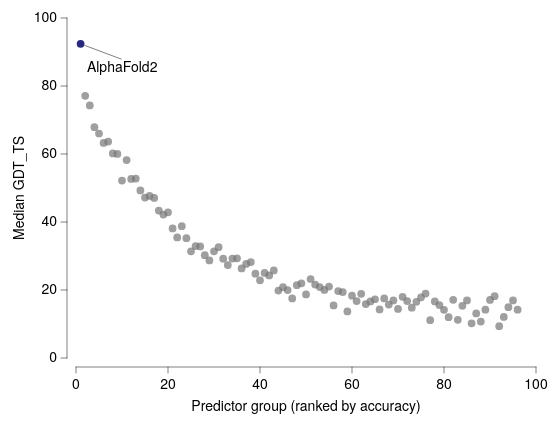

Specify this chart in Vega-Lite:
### Vega-Lite specification from a JSON file in a GitHub repository (floating-point values rounded to 4 significant figures)
{"background": null, "config": {"arc": {"fill": "#DBDBDB", "fillOpacity": 1.0, "innerRadius": 42.5, "padAngle": 0.03, "stroke": "black", "strokeOpacity": 1, "strokeWidth": 0.25}, "area": {"fill": "#DBDBDB", "fillOpacity": 1.0, "stroke": "black", "strokeOpacity": 1, "strokeWidth": 0.25}, "axis": {"domain": true, "domainCap": "round", "domainColor": "black", "domainWidth": 0.25, "grid": false, "gridCap": "round", "gridColor": "#F1F1F1", "gridDash": [0, 0], "gridOpacity": 1.0, "gridWidth": 0.25, "labelColor": "black", "labelFont": "Helvetica Neue, HelveticaNeue, Helvetica, Arial, sans-serif", "labelFontSize": 7, "labelFontStyle": "normal", "labelFontWeight": 400, "offset": 4.5, "ticks": true, "tickCap": "round", "tickColor": "black", "tickRound": false, "tickSize": 3, "tickWidth": 0.25, "titleColor": "black", "titleFont": "Helvetica Neue, HelveticaNeue, Helvetica, Arial, sans-serif", "titleFontSize": 7, "titleFontStyle": "normal", "titleFontWeight": 400}, "axisX": {"domain": true, "labelAlign": "center", "labelAngle": 0, "labels": true, "ticks": true, "translate": 0}, "axisY": {"domain": true, "labelAlign": "right", "labelAngle": 0, "labels": true, "ticks": true, "translate": 0}, "axisRight": {"domain": true, "labelAlign": "left", "labelAngle": 0, "labels": true, "ticks": true, "translate": 0}, "axisTop": {"domain": true, "labelAlign": "center", "labelAngle": 0, "labels": true, "ticks": true, "translate": 0}, "axisBand": {"tickOffset": 0}, "bar": {"fill": "#DBDBDB", "fillOpacity": 1.0, "stroke": "black", "strokeOpacity": 1, "strokeWidth": 0.25}, "boxplot": {"size": 15.3, "ticks": {"cornerRadius": 0.25, "fill": "black", "opacity": 1, "size": 7.65, "thickness": 0.25}, "box": {"fillOpacity": 1.0, "stroke": "black", "strokeOpacity": 1, "strokeWidth": 0.25}, "median": {"cornerRadius": 0, "fill": "black", "fillOpacity": 1.0, "opacity": 1, "size": 15.3, "thickness": 0.25}, "rule": {"fill": "black", "fillOpacity": 1.0, "size": 17.0, "stroke": "black", "strokeDash": [0, 0], "strokeOpacity": 1, "strokeWidth": 0.25}, "outliers": {"color": "black", "fill": "black", "fillOpacity": 1.0, "size": 0, "stroke": "black", "strokeOpacity": 1, "strokeWidth": 0.25}}, "circle": {"fill": "black", "fillOpacity": 1.0, "size": 2.125, "stroke": null, "strokeOpacity": 1, "strokeWidth": 0.25}, "errorband": {"band": {"fillOpacity": 0.6, "stroke": null, "strokeWidth": 0.25, "strokeOpacity": 1}, "borders": {"opacity": 0, "strokeOpacity": 0.25, "strokeWidth": 1}}, "errorbar": {"opacity": 1, "rule": {"strokeDash": [0, 0], "strokeWidth": 0.25}, "ticks": {"color": "black", "cornerRadius": 0.125, "opacity": 1, "size": 10.2, "thickness": 0.25}, "thickness": 0.25}, "font": "Helvetica Neue, HelveticaNeue, Helvetica, Arial, sans-serif", "geoshape": {"fill": "#DBDBDB", "fillOpacity": 1.0, "stroke": "black", "strokeOpacity": 1, "strokeWidth": 0.25}, "header": {"labelColor": "black", "labelFont": "Helvetica Neue, HelveticaNeue, Helvetica, Arial, sans-serif", "labelFontSize": 7, "labelFontStyle": "normal", "labelFontWeight": 400, "titleColor": "black", "titleFont": "Helvetica Neue, HelveticaNeue, Helvetica, Arial, sans-serif", "titleFontSize": 7, "titleFontStyle": "normal", "titleFontWeight": 400, "titlePadding": 0}, "legend": {"disable": false, "offset": 4.5, "titlePadding": 4, "labelOffset": 2, "gradientLabelOffset": 2, "gradientLength": 85.0, "gradientThickness": 8.5, "gradientOpacity": 1.0, "gradientStrokeColor": "black", "gradientStrokeWidth": 0.25, "labelColor": "black", "labelFont": "Helvetica Neue, HelveticaNeue, Helvetica, Arial, sans-serif", "labelFontSize": 7, "labelFontStyle": "normal", "labelFontWeight": 400, "strokeColor": "black", "strokeWidth": 0, "symbolSize": 42, "symbolStrokeColor": "black", "symbolStrokeWidth": 0.25, "titleColor": "black", "titleFont": "Helvetica Neue, HelveticaNeue, Helvetica, Arial, sans-serif", "titleFontSize": 7, "titleFontStyle": "normal", "titleFontWeight": 400}, "line": {"color": "black", "stroke": "black", "strokeCap": "butt", "strokeDash": [0, 0], "strokeOpacity": 1, "strokeWidth": 0.5}, "point": {"filled": true, "fill": "#DBDBDB", "fillOpacity": 1.0, "size": 8.5, "stroke": "black", "strokeOpacity": 1, "strokeWidth": 0.25}, "range": {"category": ["#B2B2B2", "#636363", "#4A7CD3", "#008542", "#382864", "#509F98", "#284F93", "#005226", "#A398D6", "#173633"], "diverging": {"scheme": ["#443E60", "#5F597E", "#7C759B", "#9994B6", "#B7B4CC", "#D6D5DC", "#F6F6F6", "#D1DAD9", "#A4C2BF", "#7AA9A4", "#578E89", "#37736E", "#1B5954"]}, "heatmap": {"scheme": ["#32022B", "#43044D", "#4C196E", "#4D338C", "#484DA6", "#3A68BB", "#1D83CA", "#1D9CCB", "#23B5C9", "#28CDC5", "#4DE0B4", "#91EE9F"]}, "ordinal": {"scheme": ["#F1F1F1", "#DBDBDB", "#C6C6C6", "#B2B2B2", "#9D9D9D", "#898989", "#767676", "#636363", "#515151", "#404040", "#2F2F2F", "#1F1F1F"]}, "ramp": {"scheme": ["#32022B", "#43044D", "#4C196E", "#4D338C", "#484DA6", "#3A68BB", "#1D83CA", "#1D9CCB", "#23B5C9", "#28CDC5", "#4DE0B4", "#91EE9F"]}}, "rule": {"color": "black", "stroke": "black", "strokeCap": "round", "strokeDash": [2, 2], "strokeOpacity": 1, "strokeWidth": 0.25}, "scale": {"bandPaddingInner": 0.1, "bandPaddingOuter": 0.1, "round": false}, "rect": {"fill": "#DBDBDB", "fillOpacity": 1.0, "stroke": "black", "strokeOpacity": 1, "strokeWidth": 0.25}, "square": {"fill": "#DBDBDB", "fillOpacity": 1.0, "size": 17.0, "stroke": "black", "strokeOpacity": 1, "strokeWidth": 0.25}, "text": {"color": "black", "font": "Helvetica Neue, HelveticaNeue, Helvetica, Arial, sans-serif", "fontSize": 7, "fontStyle": "normal", "fontWeight": 400}, "tick": {"color": "black", "cornerRadius": 0.125, "opacity": 1.0, "size": 15.3, "thickness": 0.25}, "title": {"anchor": "middle", "frame": "group", "color": "black", "font": "Helvetica Neue, HelveticaNeue, Helvetica, Arial, sans-serif", "fontSize": 7, "fontStyle": "normal", "fontWeight": 400, "subtitleColor": "black", "subtitleFont": "Helvetica Neue, HelveticaNeue, Helvetica, Arial, sans-serif", "subtitleFontSize": "Helvetica Neue, HelveticaNeue, Helvetica, Arial, sans-serif", "subtitleFontStyle": "normal", "subtitleFontWeight": 400}, "trail": {"color": "black", "opacity": 1, "size": 0.5}, "view": {"continuousWidth": 230, "continuousHeight": 170, "discreteWidth": 230, "discreteHeight": 170, "fill": null, "stroke": null, "strokeWidth": 0.25}}, "layer": [{"data": {"name": "data-37ce6bb841388de4b2159be5d2253b8a"}, "mark": {"type": "circle", "color": "#767676", "opacity": 0.7, "size": 15}, "encoding": {"x": {"field": "rank", "title": "Predictor group (ranked by accuracy)", "type": "quantitative"}, "y": {"field": "gdt", "title": "Median GDT_TS", "type": "quantitative"}}}, {"data": {"name": "data-eacc7d94ee619f3a75a5c9fa2b42fbcf"}, "mark": {"type": "circle", "color": "#28287D", "size": 15}, "encoding": {"x": {"field": "rank", "title": "Predictor group (ranked by accuracy)", "type": "quantitative"}, "y": {"field": "gdt", "title": "Median GDT_TS", "type": "quantitative"}}}, {"layer": [{"data": {"values": [{"__dysonsphere__": 1}]}, "mark": {"type": "rule", "strokeDash": [0, 0]}, "encoding": {"x": {"datum": 1.975, "scale": {"domain": [0.0, 100.0], "nice": false, "padding": 0, "zero": false}}, "x2": {"datum": 9.833}, "y": {"datum": 91.91, "scale": {"domain": [0.0, 100.0], "nice": false, "padding": 0, "zero": false}}, "y2": {"datum": 87.92}}}, {"data": {"values": [{"__dysonsphere__": 1}]}, "mark": {"type": "text", "align": "center", "baseline": "middle", "fontSize": 7}, "encoding": {"text": {"value": "AlphaFold2"}, "x": {"datum": 10.04}, "y": {"datum": 85.34}}}]}], "$schema": "https://vega.github.io/schema/vega-lite/v6.4.1.json", "datasets": {"data-37ce6bb841388de4b2159be5d2253b8a": [{"rank": 2, "gdt": 77.13, "group": "field"}, {"rank": 3, "gdt": 74.29, "group": "field"}, {"rank": 4, "gdt": 67.87, "group": "field"}, {"rank": 5, "gdt": 66.03, "group": "field"}, {"rank": 6, "gdt": 63.27, "group": "field"}, {"rank": 7, "gdt": 63.65, "group": "field"}, {"rank": 8, "gdt": 60.16, "group": "field"}, {"rank": 9, "gdt": 60.03, "group": "field"}, {"rank": 10, "gdt": 52.18, "group": "field"}, {"rank": 11, "gdt": 58.21, "group": "field"}, {"rank": 12, "gdt": 52.65, "group": "field"}, {"rank": 13, "gdt": 52.77, "group": "field"}, {"rank": 14, "gdt": 49.29, "group": "field"}, {"rank": 15, "gdt": 47.2, "group": "field"}, {"rank": 16, "gdt": 47.66, "group": "field"}, {"rank": 17, "gdt": 47.08, "group": "field"}, {"rank": 18, "gdt": 43.37, "group": "field"}, {"rank": 19, "gdt": 42.18, "group": "field"}, {"rank": 20, "gdt": 42.86, "group": "field"}, {"rank": 21, "gdt": 38.09, "group": "field"}, {"rank": 22, "gdt": 35.46, "group": "field"}, {"rank": 23, "gdt": 38.75, "group": "field"}, {"rank": 24, "gdt": 35.25, "group": "field"}, {"rank": 25, "gdt": 31.36, "group": "field"}, {"rank": 26, "gdt": 32.94, "group": "field"}, {"rank": 27, "gdt": 32.8, "group": "field"}, {"rank": 28, "gdt": 30.24, "group": "field"}, {"rank": 29, "gdt": 28.7, "group": "field"}, {"rank": 30, "gdt": 31.39, "group": "field"}, {"rank": 31, "gdt": 32.58, "group": "field"}, {"rank": 32, "gdt": 29.23, "group": "field"}, {"rank": 33, "gdt": 27.33, "group": "field"}, {"rank": 34, "gdt": 29.23, "group": "field"}, {"rank": 35, "gdt": 29.33, "group": "field"}, {"rank": 36, "gdt": 26.35, "group": "field"}, {"rank": 37, "gdt": 27.68, "group": "field"}, {"rank": 38, "gdt": 28.23, "group": "field"}, {"rank": 39, "gdt": 24.79, "group": "field"}, {"rank": 40, "gdt": 22.86, "group": "field"}, {"rank": 41, "gdt": 25.01, "group": "field"}, {"rank": 42, "gdt": 24.28, "group": "field"}, {"rank": 43, "gdt": 25.76, "group": "field"}, {"rank": 44, "gdt": 19.82, "group": "field"}, {"rank": 45, "gdt": 20.81, "group": "field"}, {"rank": 46, "gdt": 19.98, "group": "field"}, {"rank": 47, "gdt": 17.52, "group": "field"}, {"rank": 48, "gdt": 21.41, "group": "field"}, {"rank": 49, "gdt": 21.96, "group": "field"}, {"rank": 50, "gdt": 18.69, "group": "field"}, {"rank": 51, "gdt": 23.24, "group": "field"}, {"rank": 52, "gdt": 21.61, "group": "field"}, {"rank": 53, "gdt": 20.85, "group": "field"}, {"rank": 54, "gdt": 20.03, "group": "field"}, {"rank": 55, "gdt": 21.01, "group": "field"}, {"rank": 56, "gdt": 15.47, "group": "field"}, {"rank": 57, "gdt": 19.68, "group": "field"}, {"rank": 58, "gdt": 19.4, "group": "field"}, {"rank": 59, "gdt": 13.7, "group": "field"}, {"rank": 60, "gdt": 18.33, "group": "field"}, {"rank": 61, "gdt": 16.73, "group": "field"}, {"rank": 62, "gdt": 18.89, "group": "field"}, {"rank": 63, "gdt": 15.87, "group": "field"}, {"rank": 64, "gdt": 16.64, "group": "field"}, {"rank": 65, "gdt": 17.28, "group": "field"}, {"rank": 66, "gdt": 14.29, "group": "field"}, {"rank": 67, "gdt": 17.51, "group": "field"}, {"rank": 68, "gdt": 15.72, "group": "field"}, {"rank": 69, "gdt": 16.93, "group": "field"}, {"rank": 70, "gdt": 14.45, "group": "field"}, {"rank": 71, "gdt": 18.0, "group": "field"}, {"rank": 72, "gdt": 16.75, "group": "field"}, {"rank": 73, "gdt": 14.81, "group": "field"}, {"rank": 74, "gdt": 16.54, "group": "field"}, {"rank": 75, "gdt": 17.86, "group": "field"}, {"rank": 76, "gdt": 18.96, "group": "field"}, {"rank": 77, "gdt": 11.1, "group": "field"}, {"rank": 78, "gdt": 16.64, "group": "field"}, {"rank": 79, "gdt": 15.58, "group": "field"}, {"rank": 80, "gdt": 14.19, "group": "field"}, {"rank": 81, "gdt": 11.99, "group": "field"}, {"rank": 82, "gdt": 17.1, "group": "field"}, {"rank": 83, "gdt": 11.22, "group": "field"}, {"rank": 84, "gdt": 15.34, "group": "field"}, {"rank": 85, "gdt": 16.95, "group": "field"}, {"rank": 86, "gdt": 10.19, "group": "field"}, {"rank": 87, "gdt": 13.1, "group": "field"}, {"rank": 88, "gdt": 10.71, "group": "field"}, {"rank": 89, "gdt": 14.21, "group": "field"}, {"rank": 90, "gdt": 17.07, "group": "field"}, {"rank": 91, "gdt": 18.17, "group": "field"}, {"rank": 92, "gdt": 9.368, "group": "field"}, {"rank": 93, "gdt": 12.08, "group": "field"}, {"rank": 94, "gdt": 14.96, "group": "field"}, {"rank": 95, "gdt": 16.92, "group": "field"}, {"rank": 96, "gdt": 14.2, "group": "field"}], "data-eacc7d94ee619f3a75a5c9fa2b42fbcf": [{"rank": 1, "gdt": 92.4, "group": "AlphaFold2"}]}}
